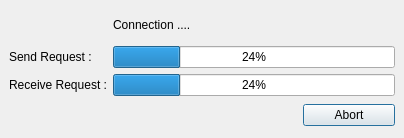
<ui version="4.0" >
 <class>ConnectionWebServicesDialog</class>
 <widget class="QDialog" name="ConnectionWebServicesDialog" >
  <property name="geometry" >
   <rect>
    <x>0</x>
    <y>0</y>
    <width>404</width>
    <height>138</height>
   </rect>
  </property>
  <property name="windowTitle" >
   <string>WebServices Connection</string>
  </property>
  <layout class="QGridLayout" >
   <property name="margin" >
    <number>9</number>
   </property>
   <property name="spacing" >
    <number>6</number>
   </property>
   <item row="0" column="0" >
    <widget class="QLabel" name="m_iconState" >
     <property name="text" >
      <string/>
     </property>
     <property name="pixmap" >
      <pixmap resource="../images/application.qrc" >:/network_disconnected_lan.png</pixmap>
     </property>
    </widget>
   </item>
   <item row="3" column="0" colspan="3" >
    <spacer>
     <property name="orientation" >
      <enum>Qt::Horizontal</enum>
     </property>
     <property name="sizeHint" >
      <size>
       <width>255</width>
       <height>27</height>
      </size>
     </property>
    </spacer>
   </item>
   <item row="0" column="1" colspan="3" >
    <widget class="QLabel" name="m_labelState" >
     <property name="text" >
      <string>Connection ....</string>
     </property>
    </widget>
   </item>
   <item row="3" column="3" >
    <widget class="QPushButton" name="m_abortPushButton" >
     <property name="text" >
      <string>Abort</string>
     </property>
    </widget>
   </item>
   <item row="1" column="0" >
    <widget class="QLabel" name="m_labelConnection" >
     <property name="text" >
      <string>Send Request :</string>
     </property>
    </widget>
   </item>
   <item row="2" column="0" >
    <widget class="QLabel" name="label" >
     <property name="text" >
      <string>Receive Request :</string>
     </property>
    </widget>
   </item>
   <item row="1" column="1" colspan="3" >
    <widget class="QProgressBar" name="m_sendProgressBar" >
     <property name="value" >
      <number>24</number>
     </property>
     <property name="orientation" >
      <enum>Qt::Horizontal</enum>
     </property>
    </widget>
   </item>
   <item row="2" column="1" colspan="3" >
    <widget class="QProgressBar" name="m_recieveProgressBar" >
     <property name="value" >
      <number>24</number>
     </property>
     <property name="orientation" >
      <enum>Qt::Horizontal</enum>
     </property>
    </widget>
   </item>
  </layout>
 </widget>
 <resources>
  <include location="../images/application.qrc" />
 </resources>
 <connections/>
</ui>
